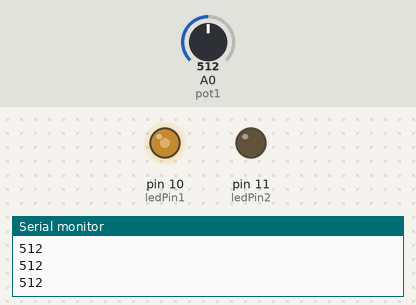
Bench run of a sketch on a simulated Arduino Uno, built with avr-gcc and run on an emulated ATmega328P. Shown: output pins drawn as LEDs (lit = HIGH), the last lines printed to the serial monitor. Inputs (shaded band) come from the test bench; at power-on: A0 (pot1) = 512.

Above: at 1.2 s.
1.3 s: A0 (pot1) set to 716
At 1.8 s:
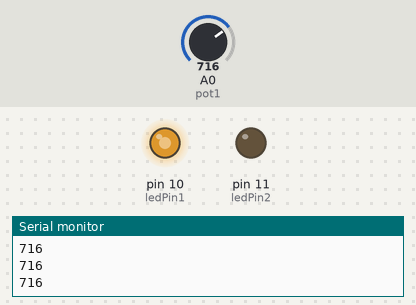
2.8 s: A0 (pot1) set to 900
At 3.1 s:
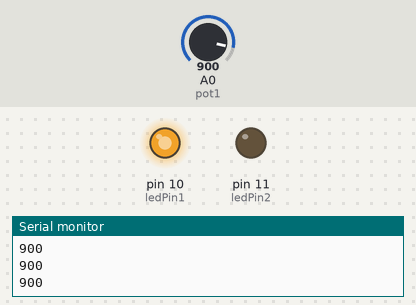
4.3 s: A0 (pot1) set to 122
At 5.3 s:
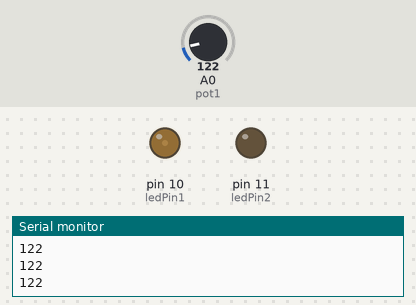
5.8 s: A0 (pot1) set to 0
At 6.5 s:
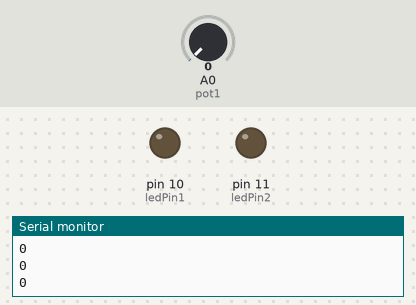
7.3 s: A0 (pot1) set to 511
At 7.6 s:
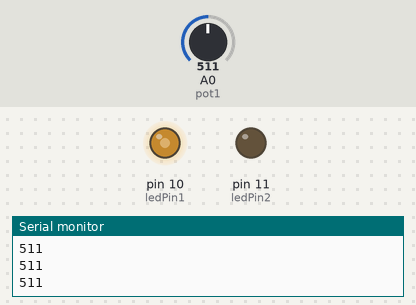
Timing chart, 0 to 9.8 s (numbered marks = the images above; inputs shaded):
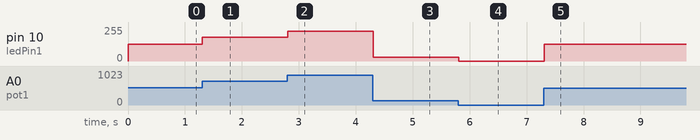

The sketch:

TwoLEDs_sketch_feb07b.ino
```cpp
int ledPin1 = 10; // set to connec to arduino
int ledPin2 = 11;

int pot1 = A0; // matches the arduino board
int potRead = 0;

void setup() {
  // put your setup code here, to run once:

  Serial.begin(9600); // 9600 sets the speed limit between computer and arduino (baud rate can go up or down) tell the arduino send back information - e.g. read a sensor and send it back to a computer. The premise for most electronic devices.

  pinMode(ledPin1, OUTPUT);
  pinMode(ledPin2, OUTPUT); // oinMode is only for digital pins

}

void loop() {
  // put your main code here, to run repeatedly:

  //  digitalWrite(ledPin1, HIGH);
  //  digitalWrite(ledPin2, HIGH);

  // potRead = analogRead(pot1)/4;
  potRead = analogRead(pot1);
  int mapped = map(potRead, 0,1023, 0,255);
  Serial.println(potRead);
  //analogWrite(ledPin1, potRead);
  analogWrite(ledPin1, mapped);

//  if (potRead < 512) {
//    analogWrite(ledPin1, 255);
//    analogWrite(ledPin2, 0);
//
//  } else {
//    analogWrite(ledPin2, 255);
//    analogWrite(ledPin1, 0);
//  }

}
```

Measured:
- after the input at 1.3 s, pin 10 (ledPin1): 127/255 → 178/255 at once
- after the input at 2.8 s, pin 10 (ledPin1): 178/255 → 224/255 at once
- after the input at 4.3 s, pin 10 (ledPin1): 224/255 → 30/255 at once
- after the input at 5.8 s, pin 10 (ledPin1): 30/255 → 0/255 at once
- after the input at 7.3 s, pin 10 (ledPin1): 0/255 → 127/255 at once
